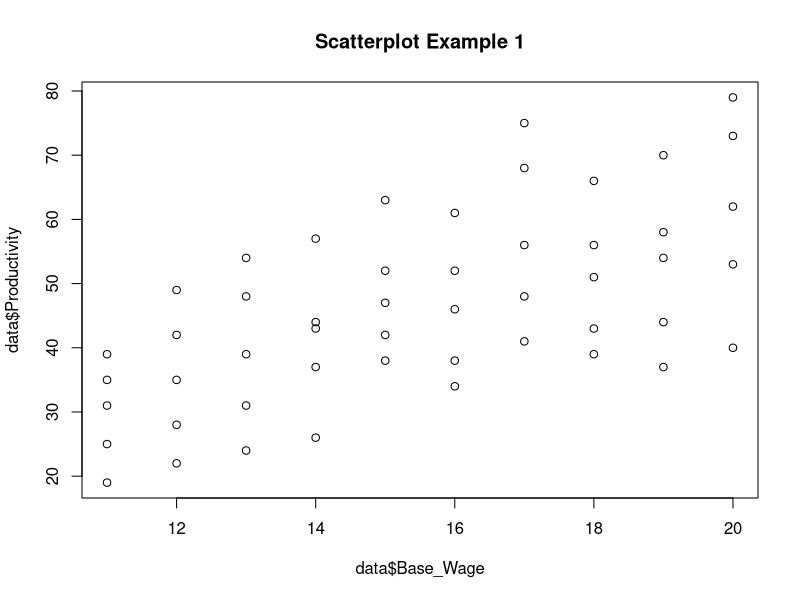
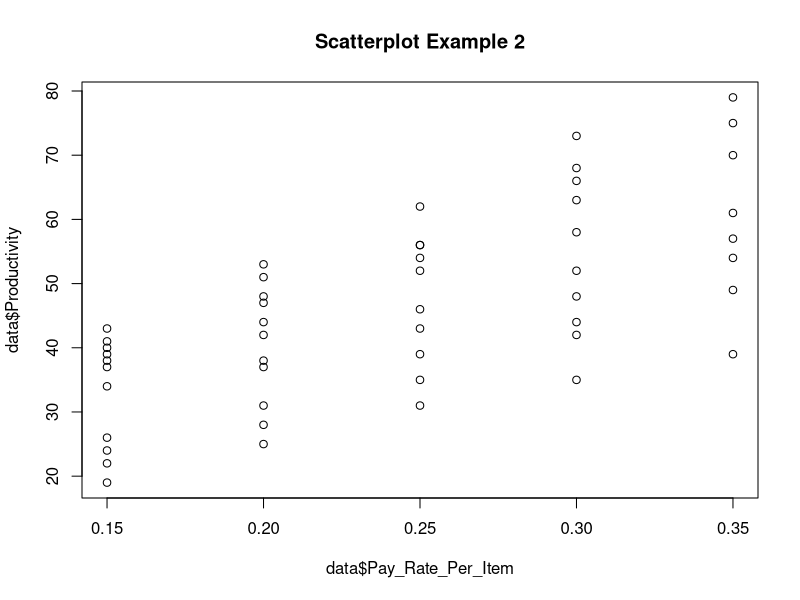
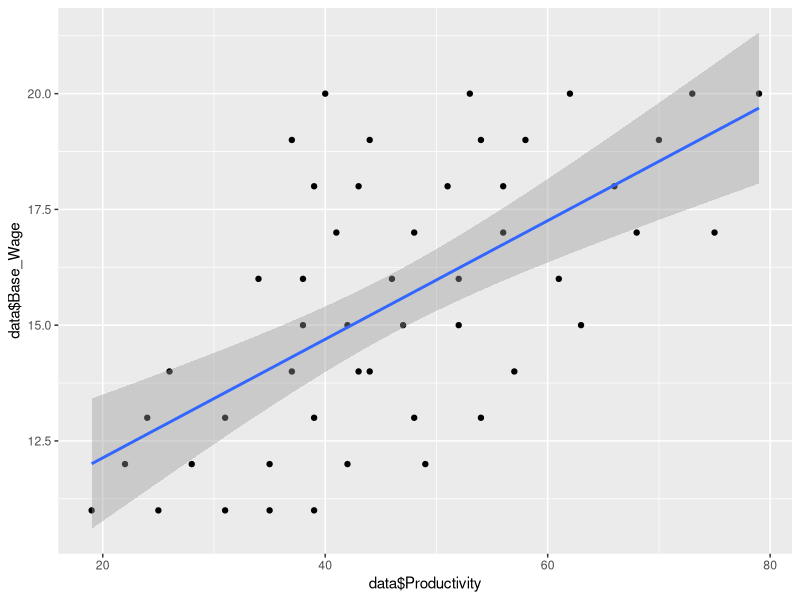
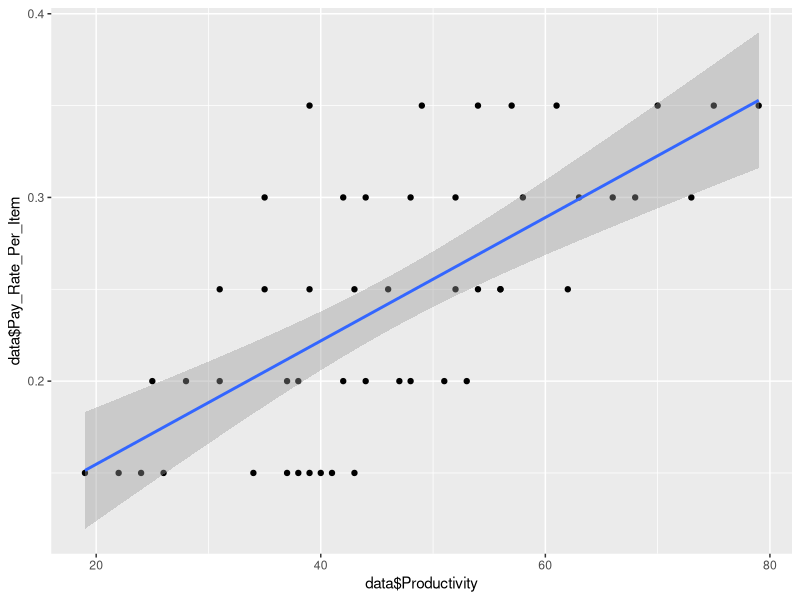
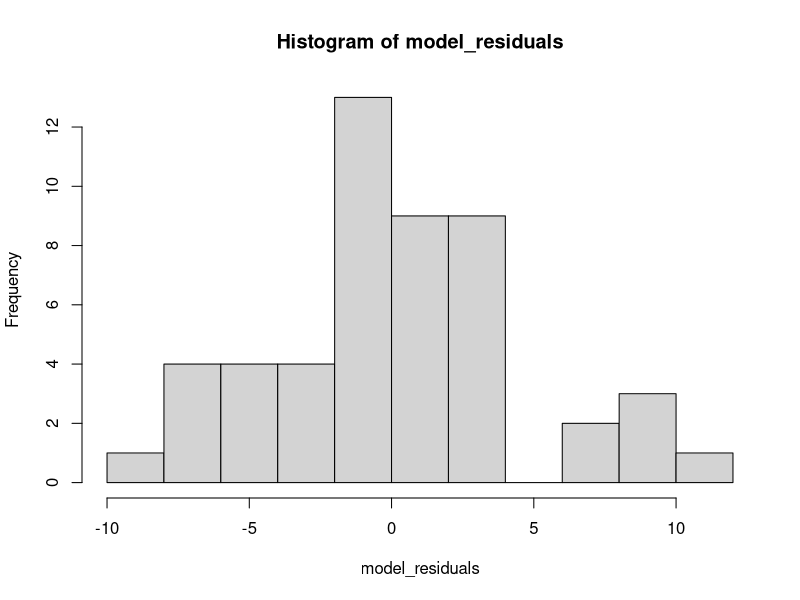
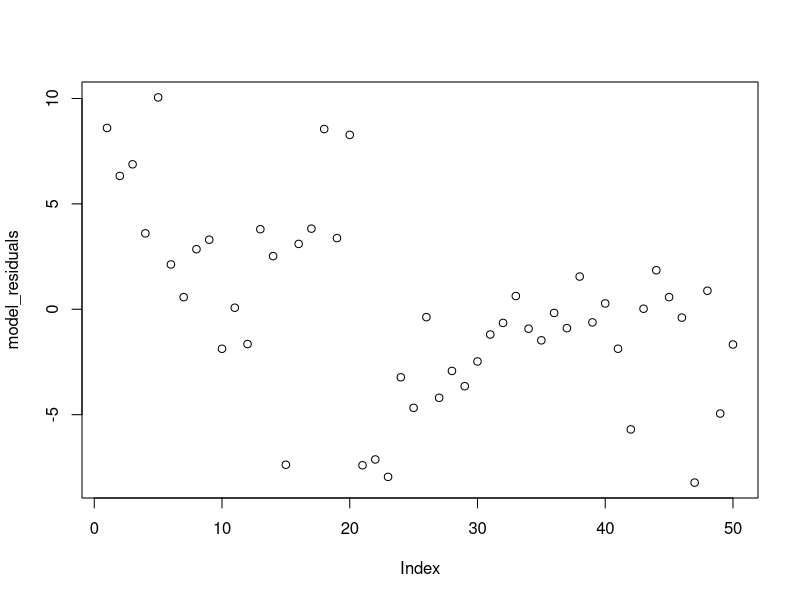

The R source for these figures, in order:
library(tidyverse)
library(ggplot2)
data = read.csv("incentive_pay.csv")
head(data)
tail(data)
plot(data$Base_Wage, data$Productivity, main = "Scatterplot Example 1")
plot(data$Pay_Rate_Per_Item, data$Productivity, main = "Scatterplot Example 2")
ggplot(data, aes(x = data$Productivity, data$Base_Wage)) + geom_point() + geom_smooth(method = lm)
ggplot(data, aes(x = data$Productivity, data$Pay_Rate_Per_Item)) + geom_point() + geom_smooth(method = lm)
cor.test(data$Base_Wage, data$Productivity)
cor.test(data$Pay_Rate_Per_Item, data$Productivity)
model1 <- lm(data$Productivity ~ data$Base_Wage, data = data)
summary(model1)
x = -1.7794 + (17.505 * 3.1006)
print(x)
model2 <- lm(data$Productivity ~ data$Pay_Rate_Per_Item, data = data)
summary(model2)
y = 12.320 + (139.754 * 0.18)
print(y)
model3 <- lm(data$Productivity ~ data$Base_Wage + data$Pay_Rate_Per_Item, data = data)
summary(model3)
coefficients(model3)
confint(model3)
model_residuals <- model3$residuals
print(model_residuals)
hist(model_residuals)
plot(model_residuals)
intercept <- -39.461856
beta_base <- 3.250525
beta_rate <- 145.509156
estimate_base <- 17.505
estimate_rate <- 0.18
prediction <- intercept + (beta_base * estimate_base) + (beta_rate * estimate_rate)
print(prediction)
model4 <- lm(data$Productivity ~ data$Base_Wage * data$Pay_Rate_Per_Item, data = data)
summary(model4)

